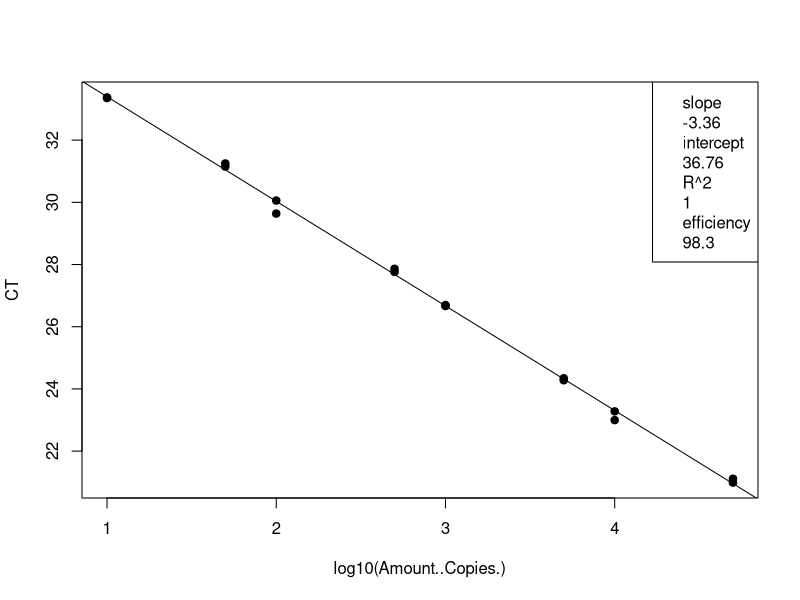
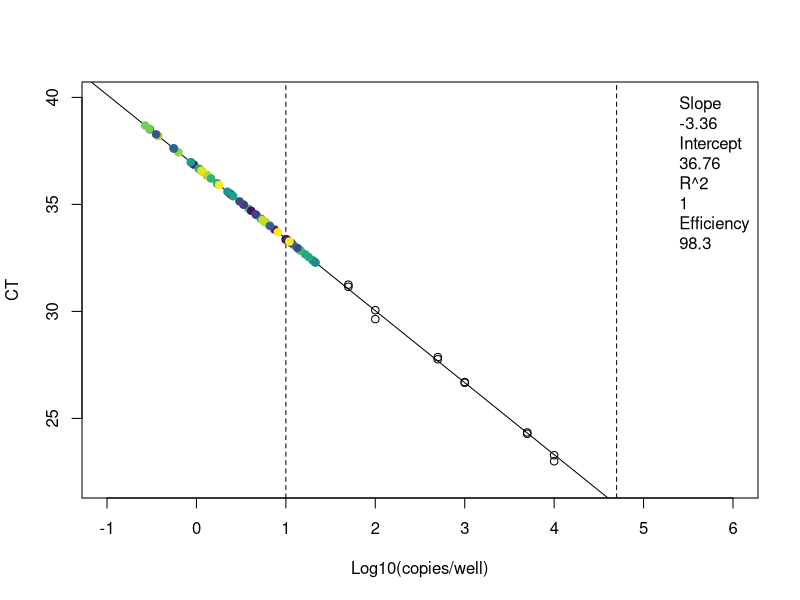
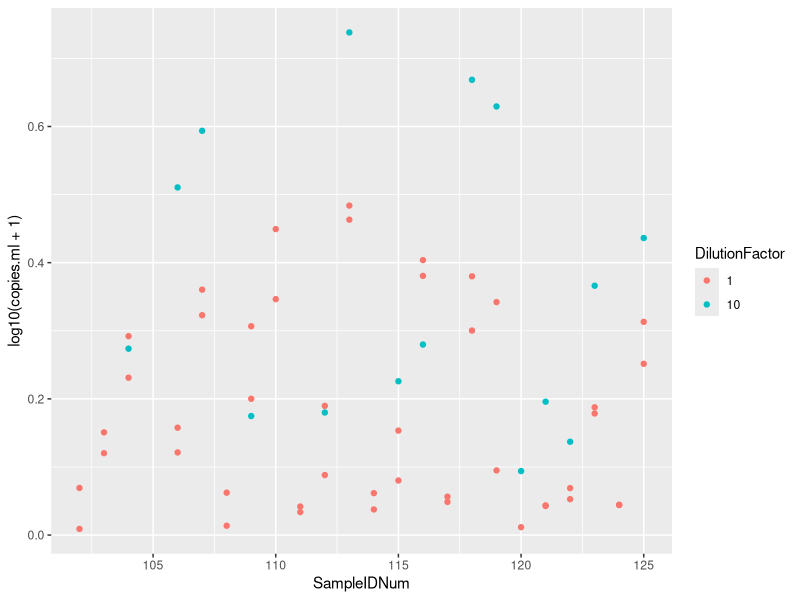

Write the R code that produced these figures, in order.
## ---- chunk 1
knitr::opts_chunk$set(echo = TRUE)

## ---- chunk 2
# clear workspace
rm(list=ls())

# load the data (note data file must be in this repository)
data <- read.csv("Plate5_E.coli_qPCRConversion.csv")
## ---- chunk 3
# linear regression of standard curve
standards = subset(data, Name == "STANDARD")
standardCurve <- lm(CT ~ log10(Amount..Copies.), data = standards)

# save the line info
standard_slope = standardCurve$coefficients[2]
standard_intercept = standardCurve$coefficients[1]
R2 = summary(standardCurve)$r.squared
efficiency =  (10^(-1/standardCurve$coefficients[2])-1)*100

# plot standards and best fit line
standardCurvePlot <- plot(CT ~ log10(Amount..Copies.), data = standards, pch=19) 
abline(coef(standardCurve)) 
legend("topright", legend = c(paste= "slope", round(standard_slope, 2), paste= "intercept", round(standard_intercept, 2), paste= "R^2", round(R2, 2), paste = "efficiency", round(efficiency, 1)))
## ---- chunk 4
# data set of unknowns including info on standard curve
unknowns = subset(data, Name == "UNKNOWN")

# add new columns to the data table
unknowns$plate_num = 5 # note:change to the actual plate number
unknowns$standard_slope = standard_slope
unknowns$standard_intercept = standard_intercept
unknowns$R2 = R2
unknowns$efficiency = efficiency
  
# add a new column that interpolates copies/well from Ct for the unknowns
unknowns$log.copies.well = (unknowns$CT - standard_intercept)/standard_slope
unknowns$copies.well = 10^unknowns$log.copies.well

# copies/ul extract accounting for dilution factor
vol.well = 3 # note:change to qPCR template volume in ul
unknowns$vol.well = vol.well
unknowns$copies.ul = ((unknowns$copies.well/vol.well)*unknowns$DilutionFactor)

# copies/extraction
vol.elution = 110 #note:change to DNA extraction elution volume in ul
unknowns$vol.elution = vol.elution
unknowns$copies.extraction = (unknowns$copies.ul*vol.elution)

# copies/ml #Volume is volume of sample filtered in mL
unknowns$copies.ml = (unknowns$copies.extraction/unknowns$Volume)
## ---- chunk 5
# set up the color palette
library(viridis)
unknowns$SampleIDNum = as.factor(as.character(unknowns$SampleIDNum)) # change to factor for colors
Colors = viridis(n=nlevels(unknowns$SampleIDNum)) # set the color levels to call on later

# check the range and adjust the limits in plot
range(unknowns$CT, na.rm=T) # y limits
range(unknowns$log.copies.well, na.rm =T) # x limits

# plot the standard curve again
standardCurvePlot <- plot(CT ~ log10(Amount..Copies.), data = standards,
                          xlim = c(-1,6), ylim = c(22,40),
                          xlab = "Log10(copies/well)",
                          ylab = "CT") 

# add boundaries and standard line
abline(v=log10(10), lty=2)
abline(v=log10(50000), lty=2)
abline(coef(standardCurve)) 

# add the sample data
standardCurvePlot <- points(CT ~ log.copies.well, data = unknowns, pch=19, 
                            col = Colors[unknowns$SampleIDNum])
legend("topright", inset = 0.002, box.lty=0, legend=c(paste= "Slope", round(standardCurve$coefficients[2], 2), 
                                                      paste= "Intercept", round(standardCurve$coefficients[1], 2), 
                                                      paste= "R^2", round(summary(standardCurve)$r.squared, 2),
                                                      paste = "Efficiency", round((10^(-1/standardCurve$coefficients[2])-1)*100, 1)))

## ---- chunk 6
# make a plot that compares the diluted to undiluted replicates for each sample including dilution factor
library("ggplot2")
unknowns$SampleIDNum <- as.numeric(as.character(unknowns$SampleIDNum)) # change to numeric
unknowns$DilutionFactor <- as.factor(as.character(unknowns$DilutionFactor)) # change to factor
qplot(SampleIDNum,log10(copies.ml+1), data=unknowns, col=DilutionFactor)
## ---- chunk 7
# write csv file
write.csv(unknowns, file = "Plate5_E.coli_ConvertedData.csv", row.names=FALSE, na="")

# average the replicates (if not strongly inhibited) and make a new file
library(dplyr)
data.average = unknowns %>% group_by(SampleIDNum) %>% summarise(copies.ml = mean(copies.ml, na.rm = T))
write.csv(data.average, file = "Plate5_E.coli_Averaged.csv", row.names=FALSE, na="")
